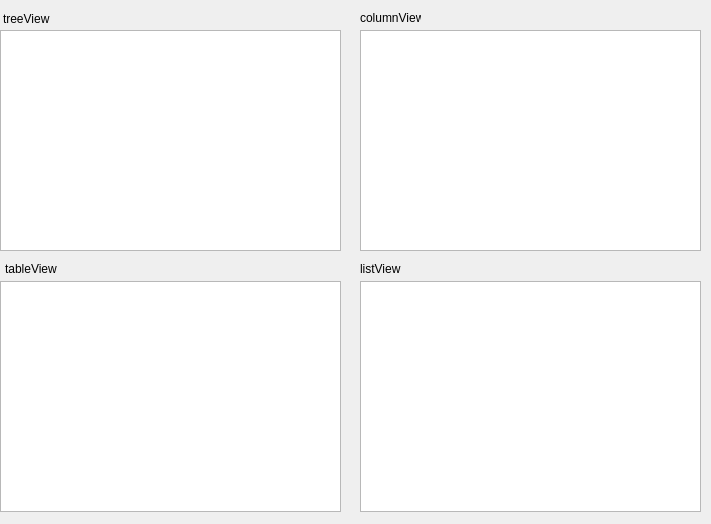
<?xml version="1.0" encoding="UTF-8"?>
<ui version="4.0">
 <class>ViewGroup</class>
 <widget class="QWidget" name="ViewGroup">
  <property name="geometry">
   <rect>
    <x>0</x>
    <y>0</y>
    <width>711</width>
    <height>524</height>
   </rect>
  </property>
  <property name="windowTitle">
   <string>Form</string>
  </property>
  <widget class="QTreeView" name="treeView">
   <property name="geometry">
    <rect>
     <x>0</x>
     <y>30</y>
     <width>341</width>
     <height>221</height>
    </rect>
   </property>
  </widget>
  <widget class="QTableView" name="tableView">
   <property name="geometry">
    <rect>
     <x>0</x>
     <y>281</y>
     <width>341</width>
     <height>231</height>
    </rect>
   </property>
  </widget>
  <widget class="QListView" name="listView">
   <property name="geometry">
    <rect>
     <x>360</x>
     <y>281</y>
     <width>341</width>
     <height>231</height>
    </rect>
   </property>
  </widget>
  <widget class="QColumnView" name="columnView">
   <property name="geometry">
    <rect>
     <x>360</x>
     <y>30</y>
     <width>341</width>
     <height>221</height>
    </rect>
   </property>
  </widget>
  <widget class="QLabel" name="label">
   <property name="geometry">
    <rect>
     <x>3</x>
     <y>8</y>
     <width>61</width>
     <height>21</height>
    </rect>
   </property>
   <property name="text">
    <string>treeView</string>
   </property>
  </widget>
  <widget class="QLabel" name="label_2">
   <property name="geometry">
    <rect>
     <x>360</x>
     <y>7</y>
     <width>61</width>
     <height>21</height>
    </rect>
   </property>
   <property name="text">
    <string>columnView</string>
   </property>
  </widget>
  <widget class="QLabel" name="label_3">
   <property name="geometry">
    <rect>
     <x>5</x>
     <y>258</y>
     <width>61</width>
     <height>21</height>
    </rect>
   </property>
   <property name="text">
    <string>tableView</string>
   </property>
  </widget>
  <widget class="QLabel" name="label_4">
   <property name="geometry">
    <rect>
     <x>360</x>
     <y>258</y>
     <width>61</width>
     <height>21</height>
    </rect>
   </property>
   <property name="text">
    <string>listView</string>
   </property>
  </widget>
 </widget>
 <resources/>
 <connections/>
</ui>
